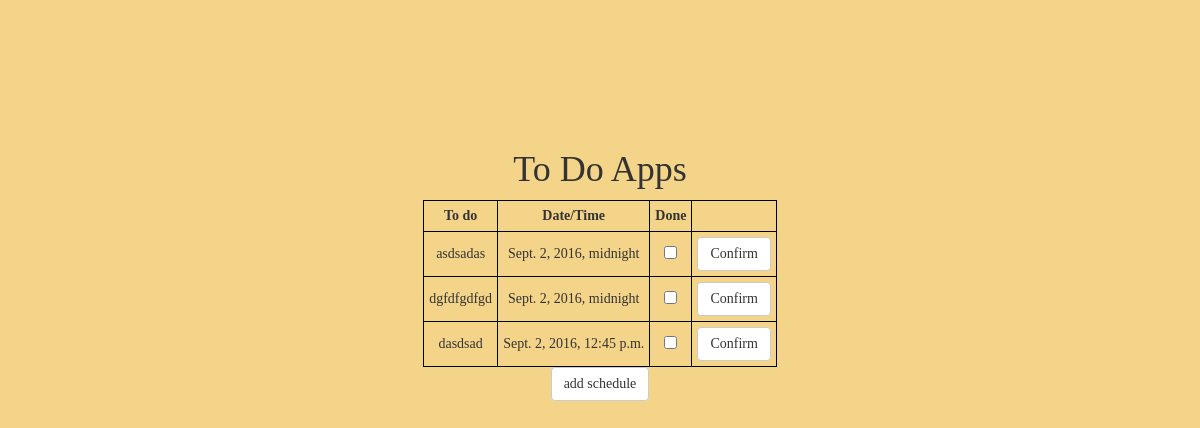
/todo/, run on the app's committed database.
### todo/models.py (models this page shows, shortened)
class Schedule(models.Model):
    to_do = models.TextField()
    date = models.DateTimeField(
            default=timezone.now)
    def __str__(self):
        return self.to_do

### todo/views.py (the view)
def post_list(request):
    posts = Schedule.objects.all()
    if request.method == "POST":
        form = ScheduleForm(request.POST)
        if form.is_valid():
            post = form.save(commit=False)
            post.save()
            return redirect('post_list')
    else:
        form = ScheduleForm()
    return render(request, 'todo/list.html', {'posts': posts, 'form': form})

### todo/forms.py
class ScheduleForm(forms.ModelForm):
    class Meta:
        model = Schedule
        fields = ('to_do', 'date',)
	widgets={
		'to_do':forms.TextInput(),
		'date':forms.DateTimeInput(),
	}

### templates/todo/list.html (shortened to what this page needs)
<!DOCTYPE html>
{% load staticfiles %}
<html lang="en">
<head>
    <link rel="stylesheet" href="https://maxcdn.bootstrapcdn.com/bootstrap/3.3.4/css/bootstrap.min.css">
    <link rel="stylesheet" type="text/css" href="{% static 'assets/css/todostyle.css' %}" />
</head>
<body>
<h1>To Do Apps</h1>
<table align="center">
  <tr>
    <th>To do</th>
    <th>Date/Time</th>
    <th>Done</th>
    <th></th>
  </tr>
  {% for post in posts %}
  <tr>
    <td>{{ post }}</td>
    <td>{{ post.date }}</td>
    <td><input type="checkbox" ></td>
    <td><a href="{% url "post_remove" pk=post.pk %}"><button type="button" class="btn btn-default">Confirm</button></a></td>
  </tr>
  {% endfor %}
</table>
<button class="btn btn-default" data-toggle="collapse" data-target="#demo">add schedule</button>
</body>
</html>

### static/assets/css/todostyle.css (style rules this page uses)
body { background-color: #F4D488; font-family: cursive; text-align: center; margin-top: 150px; }
table, th, td { border: 1px solid black; border-collapse: collapse; align: center; }
th, td { padding: 5px; text-align: center; }

### data on the page
Schedule: to_do "asdsadas", date "Sept. 2, 2016, midnight"
Schedule: to_do "dgfdfgdfgd", date "Sept. 2, 2016, midnight"
Schedule: to_do "dasdsad", date "Sept. 2, 2016, 12:45 p.m."
